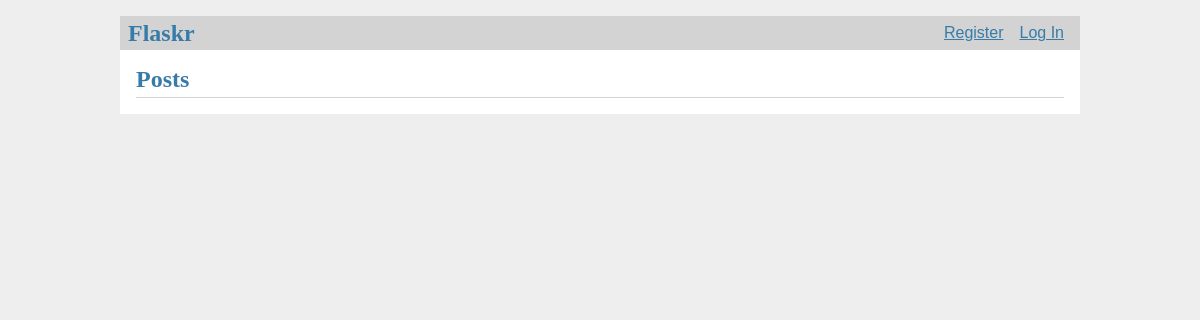
Before: / with the older database file.
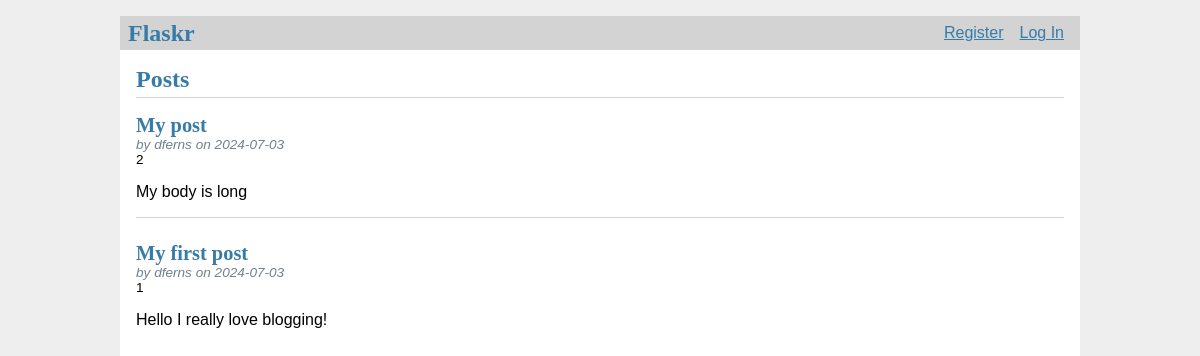
After: the same page with the newer database file.
### tables this page shows
CREATE TABLE posts (
    id INTEGER PRIMARY KEY AUTOINCREMENT,
    author_id INTEGER NOT NULL,
    created_at TIMESTAMP NOT NULL DEFAULT CURRENT_TIMESTAMP,
    title TEXT NOT NULL,
    body TEXT NOT NULL,
    FOREIGN KEY (author_id) REFERENCES user (id)
);

CREATE TABLE users (
    id INTEGER PRIMARY KEY AUTOINCREMENT,
    username TEXT UNIQUE NOT NULL,
    password TEXT NOT NULL
);

### flaskr/blog.py (the view)
@bp.route('/')
def index():
    db = get_db()
    posts = db.execute(
        'SELECT posts.id, title, body, created_at, author_id, username FROM posts JOIN users ON posts.author_id = users.id ORDER BY created_at DESC'
    ).fetchall()
    return render_template('blog/index.html', posts=posts)

### flaskr/auth.py (called while the page is built)
@bp.before_app_request
def load_logged_in_user():
    user_id = session.get('user_id')
    if user_id is None:
        g.user = None
    else:
        g.user = get_db().execute(
            'SELECT * FROM users WHERE id = ?', (user_id,)
        ).fetchone()

### flaskr/db.py (called while the page is built)
def get_db():
    if 'db' not in g:
        g.db = sqlite3.connect(
            current_app.config['DATABASE'],
            detect_types=sqlite3.PARSE_DECLTYPES
        )
        g.db.row_factory=sqlite3.Row
    return g.db

### flaskr/templates/blog/index.html (shortened to what this page needs)
{% extends "base.html" %}
{% block header %}
    <h1> {% block title%} Posts {% endblock %} </h1>
{% endblock %}
{% block content %}
    {% for post in posts %}
        <article class="post">
            <header>
                <div>
                    <h1> {{ post['title'] }} </h1>
                    <div class="about"> by {{ post['username']}} on {{post['created_at'].strftime('%Y-%m-%d')}}</div>
                    {{post['id']}}
                </div>
            </header>
            <p class="body">{{ post['body'] }}</p>
        </article>
        {% if not loop.last %}
            <hr>
        {% endif %}
    {% endfor %}
{% endblock %}

### flaskr/templates/base.html (shortened to what this page needs)
<!doctype html>
<link rel="stylesheet" href="{{ url_for('static', filename='style.css') }}">
<nav>
    <h1>Flaskr</h1>
    <ul>
        {% if g.user%}
            <li><span>{{ g.user['username'] }}</span> </li>
            <li><a href="{{ url_for('auth.logout') }}">Log Out</a></li>
        {% else %}
            <li><a href="{{ url_for('auth.register') }}"> Register </a></li>
            <li><a href="{{ url_for('auth.login') }}"> Log In </a></li>
        {% endif %}
    </ul>
</nav>
<section class="content">
    <header>
        {% block header %}{% endblock %}
    </header>
        {% block content %}{%endblock%}
</section>

### flaskr/static/style.css (style rules this page uses)
h1 { font-family: serif; color: #377ba8; margin: 1rem 0; }
a { color: #377ba8; }
hr { border: none; border-top: 1px solid lightgray; }
nav { background: lightgray; display: flex; align-items: center; padding: 0 0.5rem; }
nav h1 { flex: auto; margin: 0; }
nav ul { display: flex; list-style: none; margin: 0; padding: 0; }
nav ul li a, nav ul li span, header .action { display: block; padding: 0.5rem; }
.content { padding: 0 1rem 1rem; }
.content > header { border-bottom: 1px solid lightgray; display: flex; align-items: flex-end; }
.content > header h1 { flex: auto; margin: 1rem 0 0.25rem 0; }
.post > header { display: flex; align-items: flex-end; font-size: 0.85em; }
.post > header > div:first-of-type { flex: auto; }
.post > header h1 { font-size: 1.5em; margin-bottom: 0; }
.post .about { color: slategray; font-style: italic; }
.post .body { white-space: pre-line; }
.content:last-child { margin-bottom: 0; }

Changed rows visible on the page:
added posts: title "My post", username "dferns", created_at "2024-07-03", id "2", body "My body is long"
added posts: title "My first post", username "dferns", created_at "2024-07-03", id "1", body "Hello I really love blogging!"
